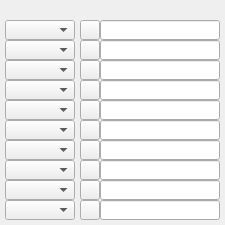
<?xml version="1.0" ?>
<ui version="4.0">
  <class>Dialog</class>
  <widget class="PyDMFrame" name="screen">
    <property name="geometry">
      <rect>
        <x>345</x>
        <y>236</y>
        <width>225</width>
        <height>225</height>
      </rect>
    </property>
    <property name="minimumSize">
      <size>
        <width>225</width>
        <height>225</height>
      </size>
    </property>
    <property name="styleSheet">
      <string notr="true">PyDMFrame#screen {
  color: rgb(26, 115, 9);
  background-color: rgb(200, 200, 200);
  }</string>
    </property>
    <property name="windowTitle">
      <string>Transforms10</string>
    </property>
    <layout class="QGridLayout" name="gridLayout" columnstretch="5,70,5,20,120,5" rowstretch="20,20,20,20,20,20,20,20,20,20,20,5">
      <property name="leftMargin">
        <number>0</number>
      </property>
      <property name="topMargin">
        <number>0</number>
      </property>
      <property name="rightMargin">
        <number>0</number>
      </property>
      <property name="bottomMargin">
        <number>0</number>
      </property>
      <property name="horizontalSpacing">
        <number>0</number>
      </property>
      <property name="verticalSpacing">
        <number>0</number>
      </property>
      <item row="0" column="1" colspan="4">
        <widget class="PyDMEnumButton" name="choice_button">
          <property name="geometry">
            <rect>
              <x>5</x>
              <y>0</y>
              <width>215</width>
              <height>20</height>
            </rect>
          </property>
          <property name="sizePolicy">
            <sizepolicy hsizetype="Ignored" vsizetype="Ignored">
              <horstretch>0</horstretch>
              <verstretch>0</verstretch>
            </sizepolicy>
          </property>
          <property name="toolTip">
            <string>${P}Transform${N}_All_enable.VAL</string>
          </property>
          <property name="channel" stdset="0">
            <string>ca://${P}Transform${N}_All_enable.VAL</string>
          </property>
          <property name="font">
            <font>
              <pointsize>12</pointsize>
            </font>
          </property>
          <property name="orientation" stdset="0">
            <number>1</number>
          </property>
          <property name="horizontalSpacing" stdset="0">
            <number>0</number>
          </property>
          <property name="verticalSpacing" stdset="0">
            <number>0</number>
          </property>
          <property name="marginTop" stdset="0">
            <number>0</number>
          </property>
          <property name="marginBottom" stdset="0">
            <number>0</number>
          </property>
          <property name="marginLeft" stdset="0">
            <number>0</number>
          </property>
          <property name="marginRight" stdset="0">
            <number>0</number>
          </property>
          <property name="styleSheet">
            <string notr="true">PyDMEnumButton#choice_button {
  color: rgb(0, 0, 0);
  background-color: rgb(115, 223, 255);
  margin: 0px;
  padding: 0px;
  min-width: 0px;
  min-height: 0px;
  }
QPushButton {
  color: rgb(0, 0, 0);
  background-color: rgb(115, 223, 255);
  margin: 0px;
  padding: 0px;
  min-width: 0px;
  min-height: 0px;
  }</string>
          </property>
        </widget>
      </item>
      <item row="1" column="1">
        <widget class="PyDMEnumComboBox" name="menu">
          <property name="geometry">
            <rect>
              <x>5</x>
              <y>20</y>
              <width>70</width>
              <height>20</height>
            </rect>
          </property>
          <property name="sizePolicy">
            <sizepolicy hsizetype="Ignored" vsizetype="Ignored">
              <horstretch>0</horstretch>
              <verstretch>0</verstretch>
            </sizepolicy>
          </property>
          <property name="toolTip">
            <string>${P}Transform${N}_1_enable</string>
          </property>
          <property name="channel" stdset="0">
            <string>ca://${P}Transform${N}_1_enable</string>
          </property>
          <property name="font">
            <font>
              <pointsize>12</pointsize>
            </font>
          </property>
          <property name="styleSheet">
            <string notr="true">PyDMEnumComboBox#menu {
  color: rgb(0, 0, 0);
  background-color: rgb(115, 223, 255);
  }</string>
          </property>
        </widget>
      </item>
      <item row="1" column="4">
        <widget class="PyDMLineEdit" name="text_entry">
          <property name="geometry">
            <rect>
              <x>100</x>
              <y>20</y>
              <width>120</width>
              <height>20</height>
            </rect>
          </property>
          <property name="sizePolicy">
            <sizepolicy hsizetype="Ignored" vsizetype="Ignored">
              <horstretch>0</horstretch>
              <verstretch>0</verstretch>
            </sizepolicy>
          </property>
          <property name="channel" stdset="0">
            <string>ca://${P}Transform${N}_1.DESC</string>
          </property>
          <property name="toolTip">
            <string>${P}Transform${N}_1.DESC</string>
          </property>
          <property name="font">
            <font>
              <pointsize>12</pointsize>
            </font>
          </property>
          <property name="styleSheet">
            <string notr="true">PyDMLineEdit#text_entry {
  color: rgb(0, 0, 0);
  background-color: rgb(115, 223, 255);
  border: 1px solid black;
  margin: 0px;
  padding: 0px;
  spacing: 0px;
  }</string>
          </property>
        </widget>
      </item>
      <item row="1" column="3">
        <widget class="PyDMRelatedDisplayButton" name="related_display">
          <property name="geometry">
            <rect>
              <x>80</x>
              <y>20</y>
              <width>20</width>
              <height>20</height>
            </rect>
          </property>
          <property name="sizePolicy">
            <sizepolicy hsizetype="Ignored" vsizetype="Ignored">
              <horstretch>0</horstretch>
              <verstretch>0</verstretch>
            </sizepolicy>
          </property>
          <property name="showIcon" stdset="0">
            <bool>true</bool>
          </property>
          <property name="font">
            <font>
              <pointsize>12</pointsize>
            </font>
          </property>
          <property name="styleSheet">
            <string notr="true">PyDMRelatedDisplayButton#related_display {
  color: rgb(0, 0, 0);
  background-color: rgb(115, 223, 255);
  }</string>
          </property>
          <property name="titles" stdset="0">
            <stringlist>
              <string>transform${N}_1</string>
            </stringlist>
          </property>
          <property name="filenames" stdset="0">
            <stringlist>
              <string>Transform.ui</string>
            </stringlist>
          </property>
          <property name="macros" stdset="0">
            <stringlist>
              <string>P=${P},T=Transform${N}_1</string>
            </stringlist>
          </property>
          <property name="openInNewWindow" stdset="0">
            <bool>true</bool>
          </property>
        </widget>
      </item>
      <item row="2" column="1">
        <widget class="PyDMEnumComboBox" name="menu_1">
          <property name="geometry">
            <rect>
              <x>5</x>
              <y>40</y>
              <width>70</width>
              <height>20</height>
            </rect>
          </property>
          <property name="sizePolicy">
            <sizepolicy hsizetype="Ignored" vsizetype="Ignored">
              <horstretch>0</horstretch>
              <verstretch>0</verstretch>
            </sizepolicy>
          </property>
          <property name="toolTip">
            <string>${P}Transform${N}_2_enable</string>
          </property>
          <property name="channel" stdset="0">
            <string>ca://${P}Transform${N}_2_enable</string>
          </property>
          <property name="font">
            <font>
              <pointsize>12</pointsize>
            </font>
          </property>
          <property name="styleSheet">
            <string notr="true">PyDMEnumComboBox#menu_1 {
  color: rgb(0, 0, 0);
  background-color: rgb(115, 223, 255);
  }</string>
          </property>
        </widget>
      </item>
      <item row="2" column="4">
        <widget class="PyDMLineEdit" name="text_entry_1">
          <property name="geometry">
            <rect>
              <x>100</x>
              <y>40</y>
              <width>120</width>
              <height>20</height>
            </rect>
          </property>
          <property name="sizePolicy">
            <sizepolicy hsizetype="Ignored" vsizetype="Ignored">
              <horstretch>0</horstretch>
              <verstretch>0</verstretch>
            </sizepolicy>
          </property>
          <property name="channel" stdset="0">
            <string>ca://${P}Transform${N}_2.DESC</string>
          </property>
          <property name="toolTip">
            <string>${P}Transform${N}_2.DESC</string>
          </property>
          <property name="font">
            <font>
              <pointsize>12</pointsize>
            </font>
          </property>
          <property name="styleSheet">
            <string notr="true">PyDMLineEdit#text_entry_1 {
  color: rgb(0, 0, 0);
  background-color: rgb(115, 223, 255);
  border: 1px solid black;
  margin: 0px;
  padding: 0px;
  spacing: 0px;
  }</string>
          </property>
        </widget>
      </item>
      <item row="2" column="3">
        <widget class="PyDMRelatedDisplayButton" name="related_display_1">
          <property name="geometry">
            <rect>
              <x>80</x>
              <y>40</y>
              <width>20</width>
              <height>20</height>
            </rect>
          </property>
          <property name="sizePolicy">
            <sizepolicy hsizetype="Ignored" vsizetype="Ignored">
              <horstretch>0</horstretch>
              <verstretch>0</verstretch>
            </sizepolicy>
          </property>
          <property name="showIcon" stdset="0">
            <bool>true</bool>
          </property>
          <property name="font">
            <font>
              <pointsize>12</pointsize>
            </font>
          </property>
          <property name="styleSheet">
            <string notr="true">PyDMRelatedDisplayButton#related_display_1 {
  color: rgb(0, 0, 0);
  background-color: rgb(115, 223, 255);
  }</string>
          </property>
          <property name="titles" stdset="0">
            <stringlist>
              <string>transform${N}_2</string>
            </stringlist>
          </property>
          <property name="filenames" stdset="0">
            <stringlist>
              <string>Transform.ui</string>
            </stringlist>
          </property>
          <property name="macros" stdset="0">
            <stringlist>
              <string>P=${P},T=Transform${N}_2</string>
            </stringlist>
          </property>
          <property name="openInNewWindow" stdset="0">
            <bool>true</bool>
          </property>
        </widget>
      </item>
      <item row="3" column="1">
        <widget class="PyDMEnumComboBox" name="menu_2">
          <property name="geometry">
            <rect>
              <x>5</x>
              <y>60</y>
              <width>70</width>
              <height>20</height>
            </rect>
          </property>
          <property name="sizePolicy">
            <sizepolicy hsizetype="Ignored" vsizetype="Ignored">
              <horstretch>0</horstretch>
              <verstretch>0</verstretch>
            </sizepolicy>
          </property>
          <property name="toolTip">
            <string>${P}Transform${N}_3_enable</string>
          </property>
          <property name="channel" stdset="0">
            <string>ca://${P}Transform${N}_3_enable</string>
          </property>
          <property name="font">
            <font>
              <pointsize>12</pointsize>
            </font>
          </property>
          <property name="styleSheet">
            <string notr="true">PyDMEnumComboBox#menu_2 {
  color: rgb(0, 0, 0);
  background-color: rgb(115, 223, 255);
  }</string>
          </property>
        </widget>
      </item>
      <item row="3" column="4">
        <widget class="PyDMLineEdit" name="text_entry_2">
          <property name="geometry">
            <rect>
              <x>100</x>
              <y>60</y>
              <width>120</width>
              <height>20</height>
            </rect>
          </property>
          <property name="sizePolicy">
            <sizepolicy hsizetype="Ignored" vsizetype="Ignored">
              <horstretch>0</horstretch>
              <verstretch>0</verstretch>
            </sizepolicy>
          </property>
          <property name="channel" stdset="0">
            <string>ca://${P}Transform${N}_3.DESC</string>
          </property>
          <property name="toolTip">
            <string>${P}Transform${N}_3.DESC</string>
          </property>
          <property name="font">
            <font>
              <pointsize>12</pointsize>
            </font>
          </property>
          <property name="styleSheet">
            <string notr="true">PyDMLineEdit#text_entry_2 {
  color: rgb(0, 0, 0);
  background-color: rgb(115, 223, 255);
  border: 1px solid black;
  margin: 0px;
  padding: 0px;
  spacing: 0px;
  }</string>
          </property>
        </widget>
      </item>
      <item row="3" column="3">
        <widget class="PyDMRelatedDisplayButton" name="related_display_2">
          <property name="geometry">
            <rect>
              <x>80</x>
              <y>60</y>
              <width>20</width>
              <height>20</height>
            </rect>
          </property>
          <property name="sizePolicy">
            <sizepolicy hsizetype="Ignored" vsizetype="Ignored">
              <horstretch>0</horstretch>
              <verstretch>0</verstretch>
            </sizepolicy>
          </property>
          <property name="showIcon" stdset="0">
            <bool>true</bool>
          </property>
          <property name="font">
            <font>
              <pointsize>12</pointsize>
            </font>
          </property>
          <property name="styleSheet">
            <string notr="true">PyDMRelatedDisplayButton#related_display_2 {
  color: rgb(0, 0, 0);
  background-color: rgb(115, 223, 255);
  }</string>
          </property>
          <property name="titles" stdset="0">
            <stringlist>
              <string>transform${N}_3</string>
            </stringlist>
          </property>
          <property name="filenames" stdset="0">
            <stringlist>
              <string>Transform.ui</string>
            </stringlist>
          </property>
          <property name="macros" stdset="0">
            <stringlist>
              <string>P=${P},T=Transform${N}_3</string>
            </stringlist>
          </property>
          <property name="openInNewWindow" stdset="0">
            <bool>true</bool>
          </property>
        </widget>
      </item>
      <item row="4" column="1">
        <widget class="PyDMEnumComboBox" name="menu_3">
          <property name="geometry">
            <rect>
              <x>5</x>
              <y>80</y>
              <width>70</width>
              <height>20</height>
            </rect>
          </property>
          <property name="sizePolicy">
            <sizepolicy hsizetype="Ignored" vsizetype="Ignored">
              <horstretch>0</horstretch>
              <verstretch>0</verstretch>
            </sizepolicy>
          </property>
          <property name="toolTip">
            <string>${P}Transform${N}_4_enable</string>
          </property>
          <property name="channel" stdset="0">
            <string>ca://${P}Transform${N}_4_enable</string>
          </property>
          <property name="font">
            <font>
              <pointsize>12</pointsize>
            </font>
          </property>
          <property name="styleSheet">
            <string notr="true">PyDMEnumComboBox#menu_3 {
  color: rgb(0, 0, 0);
  background-color: rgb(115, 223, 255);
  }</string>
          </property>
        </widget>
      </item>
      <item row="4" column="4">
        <widget class="PyDMLineEdit" name="text_entry_3">
          <property name="geometry">
            <rect>
              <x>100</x>
              <y>80</y>
              <width>120</width>
              <height>20</height>
            </rect>
          </property>
          <property name="sizePolicy">
            <sizepolicy hsizetype="Ignored" vsizetype="Ignored">
              <horstretch>0</horstretch>
              <verstretch>0</verstretch>
            </sizepolicy>
          </property>
          <property name="channel" stdset="0">
            <string>ca://${P}Transform${N}_4.DESC</string>
          </property>
          <property name="toolTip">
            <string>${P}Transform${N}_4.DESC</string>
          </property>
          <property name="font">
            <font>
              <pointsize>12</pointsize>
            </font>
          </property>
          <property name="styleSheet">
            <string notr="true">PyDMLineEdit#text_entry_3 {
  color: rgb(0, 0, 0);
  background-color: rgb(115, 223, 255);
  border: 1px solid black;
  margin: 0px;
  padding: 0px;
  spacing: 0px;
  }</string>
          </property>
        </widget>
      </item>
      <item row="4" column="3">
        <widget class="PyDMRelatedDisplayButton" name="related_display_3">
          <property name="geometry">
            <rect>
              <x>80</x>
              <y>80</y>
              <width>20</width>
              <height>20</height>
            </rect>
          </property>
          <property name="sizePolicy">
            <sizepolicy hsizetype="Ignored" vsizetype="Ignored">
              <horstretch>0</horstretch>
              <verstretch>0</verstretch>
            </sizepolicy>
          </property>
          <property name="showIcon" stdset="0">
            <bool>true</bool>
          </property>
          <property name="font">
            <font>
              <pointsize>12</pointsize>
            </font>
          </property>
          <property name="styleSheet">
            <string notr="true">PyDMRelatedDisplayButton#related_display_3 {
  color: rgb(0, 0, 0);
  background-color: rgb(115, 223, 255);
  }</string>
          </property>
          <property name="titles" stdset="0">
            <stringlist>
              <string>transform${N}_4</string>
            </stringlist>
          </property>
          <property name="filenames" stdset="0">
            <stringlist>
              <string>Transform.ui</string>
            </stringlist>
          </property>
          <property name="macros" stdset="0">
            <stringlist>
              <string>P=${P},T=Transform${N}_4</string>
            </stringlist>
          </property>
          <property name="openInNewWindow" stdset="0">
            <bool>true</bool>
          </property>
        </widget>
      </item>
      <item row="5" column="1">
        <widget class="PyDMEnumComboBox" name="menu_4">
          <property name="geometry">
            <rect>
              <x>5</x>
              <y>100</y>
              <width>70</width>
              <height>20</height>
            </rect>
          </property>
          <property name="sizePolicy">
            <sizepolicy hsizetype="Ignored" vsizetype="Ignored">
              <horstretch>0</horstretch>
              <verstretch>0</verstretch>
            </sizepolicy>
          </property>
          <property name="toolTip">
            <string>${P}Transform${N}_5_enable</string>
          </property>
          <property name="channel" stdset="0">
            <string>ca://${P}Transform${N}_5_enable</string>
          </property>
          <property name="font">
            <font>
              <pointsize>12</pointsize>
            </font>
          </property>
          <property name="styleSheet">
            <string notr="true">PyDMEnumComboBox#menu_4 {
  color: rgb(0, 0, 0);
  background-color: rgb(115, 223, 255);
  }</string>
          </property>
        </widget>
      </item>
      <item row="5" column="4">
        <widget class="PyDMLineEdit" name="text_entry_4">
          <property name="geometry">
            <rect>
              <x>100</x>
              <y>100</y>
              <width>120</width>
              <height>20</height>
            </rect>
          </property>
          <property name="sizePolicy">
            <sizepolicy hsizetype="Ignored" vsizetype="Ignored">
              <horstretch>0</horstretch>
              <verstretch>0</verstretch>
            </sizepolicy>
          </property>
          <property name="channel" stdset="0">
            <string>ca://${P}Transform${N}_5.DESC</string>
          </property>
          <property name="toolTip">
            <string>${P}Transform${N}_5.DESC</string>
          </property>
          <property name="font">
            <font>
              <pointsize>12</pointsize>
            </font>
          </property>
          <property name="styleSheet">
            <string notr="true">PyDMLineEdit#text_entry_4 {
  color: rgb(0, 0, 0);
  background-color: rgb(115, 223, 255);
  border: 1px solid black;
  margin: 0px;
  padding: 0px;
  spacing: 0px;
  }</string>
          </property>
        </widget>
      </item>
      <item row="5" column="3">
        <widget class="PyDMRelatedDisplayButton" name="related_display_4">
          <property name="geometry">
            <rect>
              <x>80</x>
              <y>100</y>
              <width>20</width>
              <height>20</height>
            </rect>
          </property>
          <property name="sizePolicy">
            <sizepolicy hsizetype="Ignored" vsizetype="Ignored">
              <horstretch>0</horstretch>
              <verstretch>0</verstretch>
            </sizepolicy>
          </property>
          <property name="showIcon" stdset="0">
            <bool>true</bool>
          </property>
          <property name="font">
            <font>
              <pointsize>12</pointsize>
            </font>
          </property>
          <property name="styleSheet">
            <string notr="true">PyDMRelatedDisplayButton#related_display_4 {
  color: rgb(0, 0, 0);
  background-color: rgb(115, 223, 255);
  }</string>
          </property>
          <property name="titles" stdset="0">
            <stringlist>
              <string>transform${N}_5</string>
            </stringlist>
          </property>
          <property name="filenames" stdset="0">
            <stringlist>
              <string>Transform.ui</string>
            </stringlist>
          </property>
          <property name="macros" stdset="0">
            <stringlist>
              <string>P=${P},T=Transform${N}_5</string>
            </stringlist>
          </property>
          <property name="openInNewWindow" stdset="0">
            <bool>true</bool>
          </property>
        </widget>
      </item>
      <item row="6" column="1">
        <widget class="PyDMEnumComboBox" name="menu_5">
          <property name="geometry">
            <rect>
              <x>5</x>
              <y>120</y>
              <width>70</width>
              <height>20</height>
            </rect>
          </property>
          <property name="sizePolicy">
            <sizepolicy hsizetype="Ignored" vsizetype="Ignored">
              <horstretch>0</horstretch>
              <verstretch>0</verstretch>
            </sizepolicy>
          </property>
          <property name="toolTip">
            <string>${P}Transform${N}_6_enable</string>
          </property>
          <property name="channel" stdset="0">
            <string>ca://${P}Transform${N}_6_enable</string>
          </property>
          <property name="font">
            <font>
              <pointsize>12</pointsize>
            </font>
          </property>
          <property name="styleSheet">
            <string notr="true">PyDMEnumComboBox#menu_5 {
  color: rgb(0, 0, 0);
  background-color: rgb(115, 223, 255);
  }</string>
          </property>
        </widget>
      </item>
      <item row="6" column="4">
        <widget class="PyDMLineEdit" name="text_entry_5">
          <property name="geometry">
            <rect>
              <x>100</x>
              <y>120</y>
              <width>120</width>
              <height>20</height>
            </rect>
          </property>
          <property name="sizePolicy">
            <sizepolicy hsizetype="Ignored" vsizetype="Ignored">
              <horstretch>0</horstretch>
              <verstretch>0</verstretch>
            </sizepolicy>
          </property>
          <property name="channel" stdset="0">
            <string>ca://${P}Transform${N}_6.DESC</string>
          </property>
          <property name="toolTip">
            <string>${P}Transform${N}_6.DESC</string>
          </property>
          <property name="font">
            <font>
              <pointsize>12</pointsize>
            </font>
          </property>
          <property name="styleSheet">
            <string notr="true">PyDMLineEdit#text_entry_5 {
  color: rgb(0, 0, 0);
  background-color: rgb(115, 223, 255);
  border: 1px solid black;
  margin: 0px;
  padding: 0px;
  spacing: 0px;
  }</string>
          </property>
        </widget>
      </item>
      <item row="6" column="3">
        <widget class="PyDMRelatedDisplayButton" name="related_display_5">
          <property name="geometry">
            <rect>
              <x>80</x>
              <y>120</y>
              <width>20</width>
              <height>20</height>
            </rect>
          </property>
          <property name="sizePolicy">
            <sizepolicy hsizetype="Ignored" vsizetype="Ignored">
              <horstretch>0</horstretch>
              <verstretch>0</verstretch>
            </sizepolicy>
          </property>
          <property name="showIcon" stdset="0">
            <bool>true</bool>
          </property>
          <property name="font">
            <font>
              <pointsize>12</pointsize>
            </font>
          </property>
          <property name="styleSheet">
            <string notr="true">PyDMRelatedDisplayButton#related_display_5 {
  color: rgb(0, 0, 0);
  background-color: rgb(115, 223, 255);
  }</string>
          </property>
          <property name="titles" stdset="0">
            <stringlist>
              <string>transform${N}_6</string>
            </stringlist>
          </property>
          <property name="filenames" stdset="0">
            <stringlist>
              <string>Transform.ui</string>
            </stringlist>
          </property>
          <property name="macros" stdset="0">
            <stringlist>
              <string>P=${P},T=Transform${N}_6</string>
            </stringlist>
          </property>
          <property name="openInNewWindow" stdset="0">
            <bool>true</bool>
          </property>
        </widget>
      </item>
      <item row="7" column="1">
        <widget class="PyDMEnumComboBox" name="menu_6">
          <property name="geometry">
            <rect>
              <x>5</x>
              <y>140</y>
              <width>70</width>
              <height>20</height>
            </rect>
          </property>
          <property name="sizePolicy">
            <sizepolicy hsizetype="Ignored" vsizetype="Ignored">
              <horstretch>0</horstretch>
              <verstretch>0</verstretch>
            </sizepolicy>
          </property>
          <property name="toolTip">
            <string>${P}Transform${N}_7_enable</string>
          </property>
          <property name="channel" stdset="0">
            <string>ca://${P}Transform${N}_7_enable</string>
          </property>
          <property name="font">
            <font>
              <pointsize>12</pointsize>
            </font>
          </property>
          <property name="styleSheet">
            <string notr="true">PyDMEnumComboBox#menu_6 {
  color: rgb(0, 0, 0);
  background-color: rgb(115, 223, 255);
  }</string>
          </property>
        </widget>
      </item>
      <item row="7" column="4">
        <widget class="PyDMLineEdit" name="text_entry_6">
          <property name="geometry">
            <rect>
              <x>100</x>
              <y>140</y>
              <width>120</width>
              <height>20</height>
            </rect>
          </property>
          <property name="sizePolicy">
            <sizepolicy hsizetype="Ignored" vsizetype="Ignored">
              <horstretch>0</horstretch>
              <verstretch>0</verstretch>
            </sizepolicy>
          </property>
          <property name="channel" stdset="0">
            <string>ca://${P}Transform${N}_7.DESC</string>
          </property>
          <property name="toolTip">
            <string>${P}Transform${N}_7.DESC</string>
          </property>
          <property name="font">
            <font>
              <pointsize>12</pointsize>
            </font>
          </property>
          <property name="styleSheet">
            <string notr="true">PyDMLineEdit#text_entry_6 {
  color: rgb(0, 0, 0);
  background-color: rgb(115, 223, 255);
  border: 1px solid black;
  margin: 0px;
  padding: 0px;
  spacing: 0px;
  }</string>
          </property>
        </widget>
      </item>
      <item row="7" column="3">
        <widget class="PyDMRelatedDisplayButton" name="related_display_6">
          <property name="geometry">
            <rect>
              <x>80</x>
              <y>140</y>
              <width>20</width>
              <height>20</height>
            </rect>
          </property>
          <property name="sizePolicy">
            <sizepolicy hsizetype="Ignored" vsizetype="Ignored">
              <horstretch>0</horstretch>
              <verstretch>0</verstretch>
            </sizepolicy>
          </property>
          <property name="showIcon" stdset="0">
            <bool>true</bool>
          </property>
          <property name="font">
            <font>
              <pointsize>12</pointsize>
            </font>
          </property>
          <property name="styleSheet">
            <string notr="true">PyDMRelatedDisplayButton#related_display_6 {
  color: rgb(0, 0, 0);
  background-color: rgb(115, 223, 255);
  }</string>
          </property>
          <property name="titles" stdset="0">
            <stringlist>
              <string>transform${N}_7</string>
            </stringlist>
          </property>
          <property name="filenames" stdset="0">
            <stringlist>
              <string>Transform.ui</string>
            </stringlist>
          </property>
          <property name="macros" stdset="0">
            <stringlist>
              <string>P=${P},T=Transform${N}_7</string>
            </stringlist>
          </property>
          <property name="openInNewWindow" stdset="0">
            <bool>true</bool>
          </property>
        </widget>
      </item>
      <item row="8" column="1">
        <widget class="PyDMEnumComboBox" name="menu_7">
          <property name="geometry">
            <rect>
              <x>5</x>
              <y>160</y>
              <width>70</width>
              <height>20</height>
            </rect>
          </property>
          <property name="sizePolicy">
            <sizepolicy hsizetype="Ignored" vsizetype="Ignored">
              <horstretch>0</horstretch>
              <verstretch>0</verstretch>
            </sizepolicy>
          </property>
          <property name="toolTip">
            <string>${P}Transform${N}_8_enable</string>
          </property>
          <property name="channel" stdset="0">
            <string>ca://${P}Transform${N}_8_enable</string>
          </property>
          <property name="font">
            <font>
              <pointsize>12</pointsize>
            </font>
          </property>
          <property name="styleSheet">
            <string notr="true">PyDMEnumComboBox#menu_7 {
  color: rgb(0, 0, 0);
  background-color: rgb(115, 223, 255);
  }</string>
          </property>
        </widget>
      </item>
      <item row="8" column="4">
        <widget class="PyDMLineEdit" name="text_entry_7">
          <property name="geometry">
            <rect>
              <x>100</x>
              <y>160</y>
              <width>120</width>
              <height>20</height>
            </rect>
          </property>
          <property name="sizePolicy">
            <sizepolicy hsizetype="Ignored" vsizetype="Ignored">
              <horstretch>0</horstretch>
              <verstretch>0</verstretch>
            </sizepolicy>
          </property>
          <property name="channel" stdset="0">
            <string>ca://${P}Transform${N}_8.DESC</string>
          </property>
          <property name="toolTip">
            <string>${P}Transform${N}_8.DESC</string>
          </property>
          <property name="font">
            <font>
              <pointsize>12</pointsize>
            </font>
          </property>
          <property name="styleSheet">
            <string notr="true">PyDMLineEdit#text_entry_7 {
  color: rgb(0, 0, 0);
  background-color: rgb(115, 223, 255);
  border: 1px solid black;
  margin: 0px;
  padding: 0px;
  spacing: 0px;
  }</string>
          </property>
        </widget>
      </item>
      <item row="8" column="3">
        <widget class="PyDMRelatedDisplayButton" name="related_display_7">
          <property name="geometry">
            <rect>
              <x>80</x>
              <y>160</y>
              <width>20</width>
              <height>20</height>
            </rect>
          </property>
          <property name="sizePolicy">
            <sizepolicy hsizetype="Ignored" vsizetype="Ignored">
              <horstretch>0</horstretch>
              <verstretch>0</verstretch>
            </sizepolicy>
          </property>
          <property name="showIcon" stdset="0">
            <bool>true</bool>
          </property>
          <property name="font">
            <font>
              <pointsize>12</pointsize>
            </font>
          </property>
          <property name="styleSheet">
            <string notr="true">PyDMRelatedDisplayButton#related_display_7 {
  color: rgb(0, 0, 0);
  background-color: rgb(115, 223, 255);
  }</string>
          </property>
          <property name="titles" stdset="0">
            <stringlist>
              <string>transform${N}_8</string>
            </stringlist>
          </property>
          <property name="filenames" stdset="0">
            <stringlist>
              <string>Transform.ui</string>
            </stringlist>
          </property>
          <property name="macros" stdset="0">
            <stringlist>
              <string>P=${P},T=Transform${N}_8</string>
            </stringlist>
          </property>
          <property name="openInNewWindow" stdset="0">
            <bool>true</bool>
          </property>
        </widget>
      </item>
      <item row="9" column="1">
        <widget class="PyDMEnumComboBox" name="menu_8">
          <property name="geometry">
            <rect>
              <x>5</x>
              <y>180</y>
              <width>70</width>
              <height>20</height>
            </rect>
          </property>
          <property name="sizePolicy">
            <sizepolicy hsizetype="Ignored" vsizetype="Ignored">
              <horstretch>0</horstretch>
              <verstretch>0</verstretch>
            </sizepolicy>
          </property>
          <property name="toolTip">
            <string>${P}Transform${N}_9_enable</string>
          </property>
          <property name="channel" stdset="0">
            <string>ca://${P}Transform${N}_9_enable</string>
          </property>
          <property name="font">
            <font>
              <pointsize>12</pointsize>
            </font>
          </property>
          <property name="styleSheet">
            <string notr="true">PyDMEnumComboBox#menu_8 {
  color: rgb(0, 0, 0);
  background-color: rgb(115, 223, 255);
  }</string>
          </property>
        </widget>
      </item>
      <item row="9" column="4">
        <widget class="PyDMLineEdit" name="text_entry_8">
          <property name="geometry">
            <rect>
              <x>100</x>
              <y>180</y>
              <width>120</width>
              <height>20</height>
            </rect>
          </property>
          <property name="sizePolicy">
            <sizepolicy hsizetype="Ignored" vsizetype="Ignored">
              <horstretch>0</horstretch>
              <verstretch>0</verstretch>
            </sizepolicy>
          </property>
          <property name="channel" stdset="0">
            <string>ca://${P}Transform${N}_9.DESC</string>
          </property>
          <property name="toolTip">
            <string>${P}Transform${N}_9.DESC</string>
          </property>
          <property name="font">
            <font>
              <pointsize>12</pointsize>
            </font>
          </property>
          <property name="styleSheet">
            <string notr="true">PyDMLineEdit#text_entry_8 {
  color: rgb(0, 0, 0);
  background-color: rgb(115, 223, 255);
  border: 1px solid black;
  margin: 0px;
  padding: 0px;
  spacing: 0px;
  }</string>
          </property>
        </widget>
      </item>
      <item row="9" column="3">
        <widget class="PyDMRelatedDisplayButton" name="related_display_8">
          <property name="geometry">
            <rect>
              <x>80</x>
              <y>180</y>
              <width>20</width>
              <height>20</height>
            </rect>
          </property>
          <property name="sizePolicy">
            <sizepolicy hsizetype="Ignored" vsizetype="Ignored">
              <horstretch>0</horstretch>
              <verstretch>0</verstretch>
            </sizepolicy>
          </property>
          <property name="showIcon" stdset="0">
            <bool>true</bool>
          </property>
          <property name="font">
            <font>
              <pointsize>12</pointsize>
            </font>
          </property>
          <property name="styleSheet">
            <string notr="true">PyDMRelatedDisplayButton#related_display_8 {
  color: rgb(0, 0, 0);
  background-color: rgb(115, 223, 255);
  }</string>
          </property>
          <property name="titles" stdset="0">
            <stringlist>
              <string>transform${N}_9</string>
            </stringlist>
          </property>
          <property name="filenames" stdset="0">
            <stringlist>
              <string>Transform.ui</string>
            </stringlist>
          </property>
          <property name="macros" stdset="0">
            <stringlist>
              <string>P=${P},T=Transform${N}_9</string>
            </stringlist>
          </property>
          <property name="openInNewWindow" stdset="0">
            <bool>true</bool>
          </property>
        </widget>
      </item>
      <item row="10" column="1">
        <widget class="PyDMEnumComboBox" name="menu_9">
          <property name="geometry">
            <rect>
              <x>5</x>
              <y>200</y>
              <width>70</width>
              <height>20</height>
            </rect>
          </property>
          <property name="sizePolicy">
            <sizepolicy hsizetype="Ignored" vsizetype="Ignored">
              <horstretch>0</horstretch>
              <verstretch>0</verstretch>
            </sizepolicy>
          </property>
          <property name="toolTip">
            <string>${P}Transform${N}_10_enable</string>
          </property>
          <property name="channel" stdset="0">
            <string>ca://${P}Transform${N}_10_enable</string>
          </property>
          <property name="font">
            <font>
              <pointsize>12</pointsize>
            </font>
          </property>
          <property name="styleSheet">
            <string notr="true">PyDMEnumComboBox#menu_9 {
  color: rgb(0, 0, 0);
  background-color: rgb(115, 223, 255);
  }</string>
          </property>
        </widget>
      </item>
      <item row="10" column="4">
        <widget class="PyDMLineEdit" name="text_entry_9">
          <property name="geometry">
            <rect>
              <x>100</x>
              <y>200</y>
              <width>120</width>
              <height>20</height>
            </rect>
          </property>
          <property name="sizePolicy">
            <sizepolicy hsizetype="Ignored" vsizetype="Ignored">
              <horstretch>0</horstretch>
              <verstretch>0</verstretch>
            </sizepolicy>
          </property>
          <property name="channel" stdset="0">
            <string>ca://${P}Transform${N}_10.DESC</string>
          </property>
          <property name="toolTip">
            <string>${P}Transform${N}_10.DESC</string>
          </property>
          <property name="font">
            <font>
              <pointsize>12</pointsize>
            </font>
          </property>
          <property name="styleSheet">
            <string notr="true">PyDMLineEdit#text_entry_9 {
  color: rgb(0, 0, 0);
  background-color: rgb(115, 223, 255);
  border: 1px solid black;
  margin: 0px;
  padding: 0px;
  spacing: 0px;
  }</string>
          </property>
        </widget>
      </item>
      <item row="10" column="3">
        <widget class="PyDMRelatedDisplayButton" name="related_display_9">
          <property name="geometry">
            <rect>
              <x>80</x>
              <y>200</y>
              <width>20</width>
              <height>20</height>
            </rect>
          </property>
          <property name="sizePolicy">
            <sizepolicy hsizetype="Ignored" vsizetype="Ignored">
              <horstretch>0</horstretch>
              <verstretch>0</verstretch>
            </sizepolicy>
          </property>
          <property name="showIcon" stdset="0">
            <bool>true</bool>
          </property>
          <property name="font">
            <font>
              <pointsize>12</pointsize>
            </font>
          </property>
          <property name="styleSheet">
            <string notr="true">PyDMRelatedDisplayButton#related_display_9 {
  color: rgb(0, 0, 0);
  background-color: rgb(115, 223, 255);
  }</string>
          </property>
          <property name="titles" stdset="0">
            <stringlist>
              <string>transform${N}_10</string>
            </stringlist>
          </property>
          <property name="filenames" stdset="0">
            <stringlist>
              <string>Transform.ui</string>
            </stringlist>
          </property>
          <property name="macros" stdset="0">
            <stringlist>
              <string>P=${P},T=Transform${N}_10</string>
            </stringlist>
          </property>
          <property name="openInNewWindow" stdset="0">
            <bool>true</bool>
          </property>
        </widget>
      </item>
    </layout>
    <zorder>choice_button</zorder>
    <zorder>menu</zorder>
    <zorder>text_entry</zorder>
    <zorder>related_display</zorder>
    <zorder>menu_1</zorder>
    <zorder>text_entry_1</zorder>
    <zorder>related_display_1</zorder>
    <zorder>menu_2</zorder>
    <zorder>text_entry_2</zorder>
    <zorder>related_display_2</zorder>
    <zorder>menu_3</zorder>
    <zorder>text_entry_3</zorder>
    <zorder>related_display_3</zorder>
    <zorder>menu_4</zorder>
    <zorder>text_entry_4</zorder>
    <zorder>related_display_4</zorder>
    <zorder>menu_5</zorder>
    <zorder>text_entry_5</zorder>
    <zorder>related_display_5</zorder>
    <zorder>menu_6</zorder>
    <zorder>text_entry_6</zorder>
    <zorder>related_display_6</zorder>
    <zorder>menu_7</zorder>
    <zorder>text_entry_7</zorder>
    <zorder>related_display_7</zorder>
    <zorder>menu_8</zorder>
    <zorder>text_entry_8</zorder>
    <zorder>related_display_8</zorder>
    <zorder>menu_9</zorder>
    <zorder>text_entry_9</zorder>
    <zorder>related_display_9</zorder>
  </widget>
  <customwidgets>
    <customwidget>
      <class>PyDMEnumButton</class>
      <extends>QWidget</extends>
      <header>pydm.widgets.enum_button</header>
    </customwidget>
    <customwidget>
      <class>PyDMEnumComboBox</class>
      <extends>QComboBox</extends>
      <header>pydm.widgets.enum_combo_box</header>
    </customwidget>
    <customwidget>
      <class>PyDMLineEdit</class>
      <extends>QLineEdit</extends>
      <header>pydm.widgets.line_edit</header>
    </customwidget>
    <customwidget>
      <class>PyDMRelatedDisplayButton</class>
      <extends>QPushButton</extends>
      <header>pydm.widgets.related_display_button</header>
    </customwidget>
    <customwidget>
      <class>PyDMFrame</class>
      <extends>QFrame</extends>
      <header>pydm.widgets.frame</header>
    </customwidget>
  </customwidgets>
</ui>
